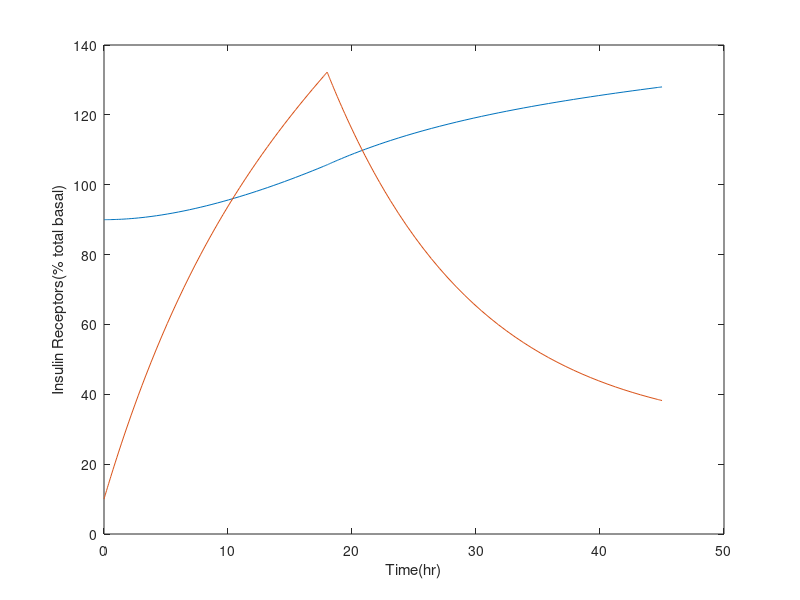

Write MATLAB code to recreate this figure.
odefun= @(t,x)[0.01222*x(2)-(0.01222*(1-x(3))+0.13444*x(3)); (0.01222*(1-x(3))+0.13444*x(3))*x(1)-0.01222*x(2)+0.7-0.07*x(2); 0];

x1 = 90;
x2 = 10;
x3 = 1;

tspan1 = [0,18];
y01 = [x1,x2,x3];
[t1,y1] = ode45(odefun,tspan1,y01);


x1 = 1.057031255380689e+02; %initial conditions of x1 and x2 at time 18 hours 
x2 = 1.322242058038690e+02;
x3 = 0;

tspan2 = [18 45];
y02 = [x1 x2 x3];
[t2,y2] = ode45(odefun,tspan2,y02);

t1 = t1(1:end-1,:);
y1 = y1 (1:end-1,:);
t = [t1;t2];
y = [y1;y2];

yx1 = y(:,1);
yx2 = y(:,2);

plot(t,yx1,t,yx2);
xlabel('Time(hr)')
ylabel('Insulin Receptors(% total basal)')

